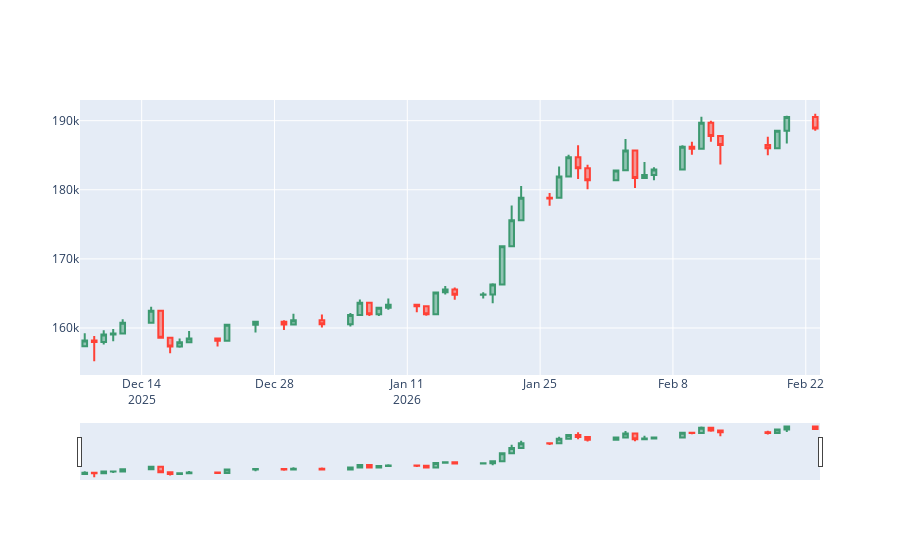

The notebook cell this image was saved under:
### Code cell
df_fig = df.tail(50).reset_index(drop=True)

fig = go.Figure(data=[go.Candlestick(
    x=df_fig["Date"],
    open=df_fig["Open"],
    high=df_fig["High"],
    low=df_fig["Low"],
    close=df_fig["Adj Close"],
)])

#fig.show(renderer="browser")
fig.show()
